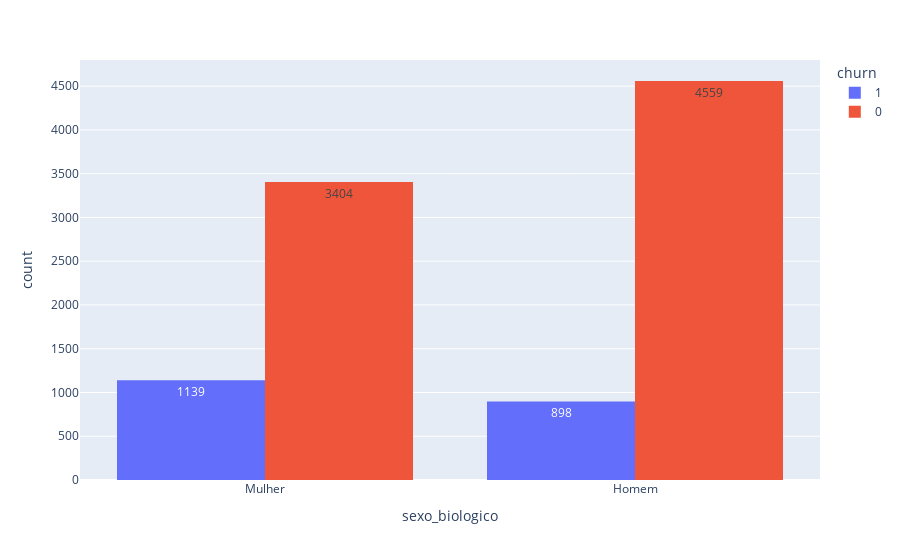

This figure's notebook cell:
### Code cell
px.histogram(dados, x='sexo_biologico', color='churn', barmode='group', text_auto=True)

### Figure 1 — Plotly figure (JSON) as saved in the notebook; plotly's stock layout.template omitted (floating-point values rounded to 4 significant figures; data arrays with more than 128 entries replaced by an {"elided": "..."} marker saying what was removed)
{"data": [{"alignmentgroup": "True", "bingroup": "x", "hovertemplate": "churn=1<br>sexo_biologico=%{x}<br>count=%{y}<extra></extra>", "legendgroup": "1", "marker": {"color": "#636efa", "pattern": {"shape": ""}}, "name": "1", "offsetgroup": "1", "orientation": "v", "showlegend": true, "texttemplate": "%{value}", "type": "histogram", "x": {"elided": "2037 str values"}, "xaxis": "x", "yaxis": "y"}, {"alignmentgroup": "True", "bingroup": "x", "hovertemplate": "churn=0<br>sexo_biologico=%{x}<br>count=%{y}<extra></extra>", "legendgroup": "0", "marker": {"color": "#EF553B", "pattern": {"shape": ""}}, "name": "0", "offsetgroup": "0", "orientation": "v", "showlegend": true, "texttemplate": "%{value}", "type": "histogram", "x": {"elided": "7963 str values"}, "xaxis": "x", "yaxis": "y"}], "layout": {"barmode": "group", "legend": {"title": {"text": "churn"}, "tracegroupgap": 0}, "margin": {"t": 60}, "xaxis": {"anchor": "y", "domain": [0, 1], "title": {"text": "sexo_biologico"}}, "yaxis": {"anchor": "x", "domain": [0, 1], "title": {"text": "count"}}}}
